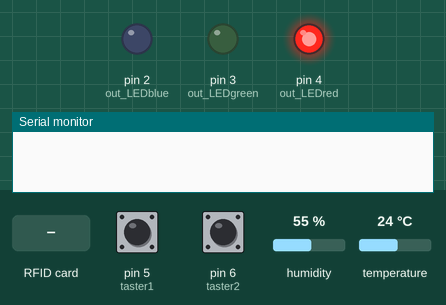
Simulated run of this sketch. Board: Arduino Uno, built with avr-gcc and run on an emulated ATmega328P. Shown: output pins drawn as LEDs (lit = HIGH), the last lines printed to the serial monitor. Wiring (inferred from the names in the program): DHT11 sensor: data pin 8. The test bench sets the inputs (shaded band); at power-on: pin 5 (taster1) LOW, pin 6 (taster2) LOW, humidity 55 %, temperature 24 °C. Pins used as bus, display or sensor lines are not drawn.

Above: at 1.2 s.
1.3 s: pin 5 (taster1) pulled HIGH for 3.2 s
At 2.1 s:
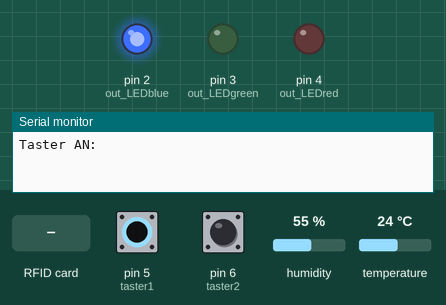
6.1 s: RFID card 5E 7A 19 C4 held to the reader
At 6.7 s:
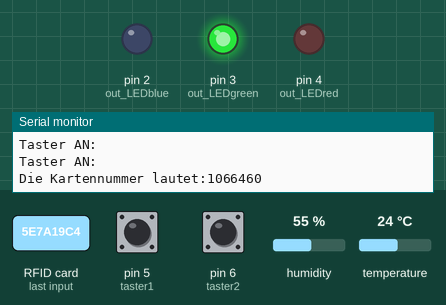
Timing chart, 0 to 9.1 s (numbered marks = the images above; inputs shaded):
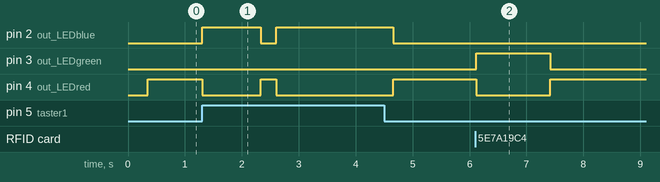

The sketch:

test_script_all.ino
```cpp
#include <SPI.h>
#include <MFRC522.h>
#include <DHT.h>

#define SS_PIN 10
#define RST_PIN 9
MFRC522 mfrc522(SS_PIN, RST_PIN);

#define out_LEDblue 2
#define out_LEDgreen 3
#define out_LEDred 4

#define taster1 5
#define taster2 6
#define taster3 7

#define DHTPIN 8
#define DHTTYPE DHT22 //DHT11, DHT21, DHT22
DHT dht(DHTPIN, DHTTYPE);
float humidity, temperature;

void setup()
{
  Serial.begin(9600);
  SPI.begin();
  mfrc522.PCD_Init();

  pinMode(out_LEDblue, OUTPUT);
  pinMode(out_LEDgreen, OUTPUT);
  pinMode(out_LEDred, OUTPUT);

  pinMode(taster1,INPUT);
  pinMode(taster2,INPUT);
  pinMode(taster3,INPUT);

  dht.begin();
}

void loop()
{

  humidity = dht.readHumidity();
  temperature = dht.readTemperature();
  if (isnan(temperature) || isnan(humidity)) {
    Serial.println("DHT22 konnte nicht ausgelesen werden");
  } else {
    if (digitalRead(taster2) == HIGH){
      Serial.print("Luftfeuchte: ");
      Serial.print(humidity);
      Serial.print(" %\t");
      Serial.print("Temperatur: ");
      Serial.print(temperature);
      Serial.println(" C");
    }
  }

  if (digitalRead(taster1) == HIGH){
    Serial.println("Taster AN:");
    colorLed(3);
    delay(1000);
  } else {
    digitalWrite(out_LEDblue, LOW);
  }

  if ( ! mfrc522.PICC_IsNewCardPresent()) {
    colorLed(1);
    return;
  }

  if ( ! mfrc522.PICC_ReadCardSerial()) {
    colorLed(1);
    return;
  }

  long code=0; // Als neue Variable fügen wir „code“ hinzu, unter welcher später die UID als zusammenhängende Zahl ausgegeben wird. Statt int benutzen wir jetzt den Zahlenbereich „long“, weil sich dann eine größere Zahl speichern lässt.

  for (byte i = 0; i < mfrc522.uid.size; i++){
    code=((code+mfrc522.uid.uidByte[i])*10); // Nun werden wie auch vorher die vier Blöcke ausgelesen und in jedem Durchlauf wird der Code mit dem Faktor 10 „gestreckt“. (Eigentlich müsste man hier den Wert 1000 verwenden, jedoch würde die Zahl dann zu groß werden.
  }

  Serial.print("Die Kartennummer lautet:"); // Zum Schluss wird der Zahlencode (Man kann ihn nicht mehr als UID bezeichnen) ausgegeben.
  Serial.println(code);
  colorLed(2);
  delay(1000);
}


void colorLed(int color)
{
  if (color == 1) {
    digitalWrite(out_LEDred, HIGH);
    digitalWrite(out_LEDblue, LOW);
    digitalWrite(out_LEDgreen, LOW);
  } else if (color == 2) {
    digitalWrite(out_LEDred, LOW);
    digitalWrite(out_LEDblue, LOW);
    digitalWrite(out_LEDgreen, HIGH);
  } else if (color == 3) {
    digitalWrite(out_LEDred, LOW);
    digitalWrite(out_LEDblue, HIGH);
    digitalWrite(out_LEDgreen, LOW);
  } else {
    digitalWrite(out_LEDred, LOW);
    digitalWrite(out_LEDblue, LOW);
    digitalWrite(out_LEDgreen, LOW);
  }
}
```

Measured:
- after the input at 1.3 s, pin 2 (out_LEDblue): LOW → HIGH at once, → LOW 1.0 s later, → HIGH 0.27 s later, → LOW 2.1 s later; pin 4 (out_LEDred): HIGH → LOW at once, → HIGH 1.0 s later, → LOW 0.27 s later, → HIGH 2.1 s later
- after the input at 6.1 s, pin 3 (out_LEDgreen): LOW → HIGH at once, → LOW 1.3 s later; pin 4 (out_LEDred): HIGH → LOW at once, → HIGH 1.3 s later
